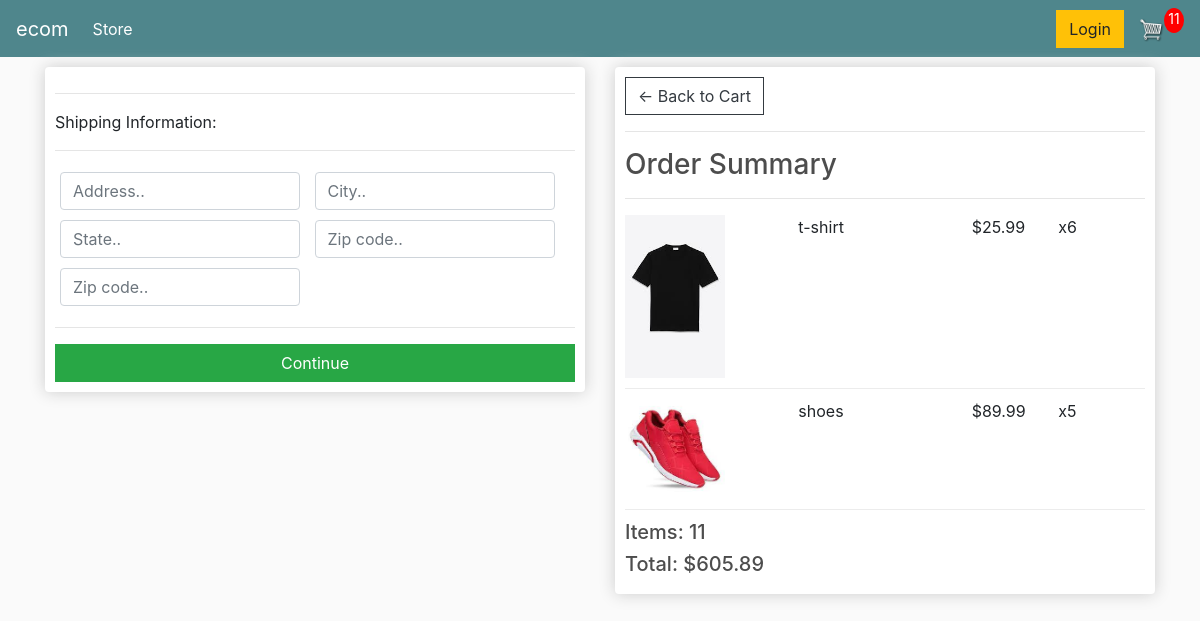
/checkout/ (signed in), run on an earlier commit of the app's database.
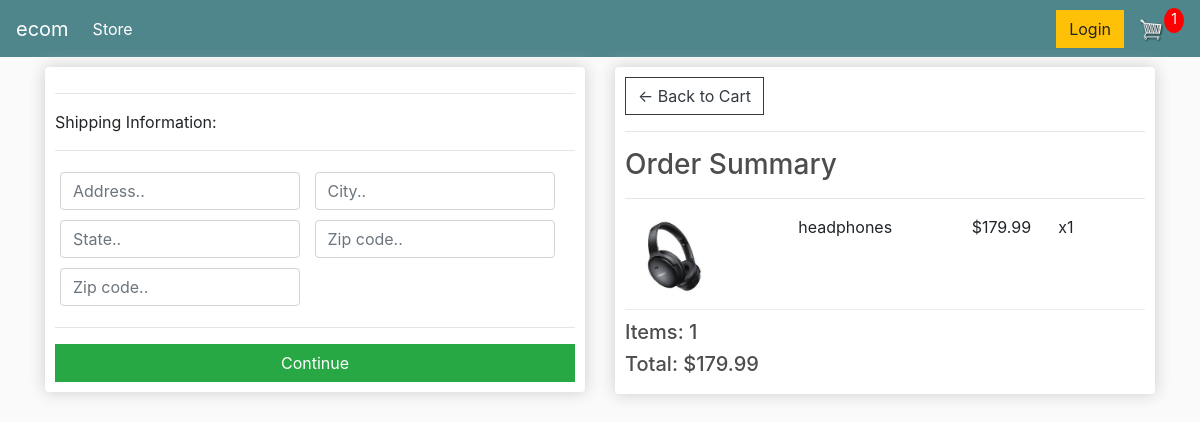
And on a later commit of the database.
### store/models.py (models this page shows, shortened)
class OrderItem(models.Model):
    product = models.ForeignKey(Product, on_delete=models.SET_NULL, blank=True, null=True)
    order = models.ForeignKey(Order, on_delete=models.SET_NULL, blank=True, null=True)
    quantity = models.IntegerField(default=0, null=True, blank=True)
    date_added = models.DateTimeField(auto_now_add=True)
    @property
    def get_total(self):
        return self.quantity * self.product.price

class Product(models.Model):
    name = models.CharField(max_length=200, null=True)
    price = models.DecimalField(max_digits=7, decimal_places=2)
    digital = models.BooleanField(default=False, null=True, blank=True)
    image = models.ImageField(null=True, blank=True)
    @property
    def image_url(self):
        try:
            url = self.image.url
        except:
            url = ''
        return url

class Order(models.Model):
    customer = models.ForeignKey(Customer, on_delete=models.SET_NULL, blank=True, null=True)
    date_order = models.DateTimeField(auto_now_add=True)
    complete = models.BooleanField(default=False, blank=True, null=True)
    transaction_id = models.CharField(max_length=200, null=True)
    @property
    def get_cart_total(self):
        order_items = self.orderitem_set.all()
        total = sum([item.get_total for item in order_items])
        return total
    @property
    def get_cart_items(self):
        order_items = self.orderitem_set.all()
        total = sum([item.quantity for item in order_items])
        return total
    @property
    def shipping(self):
        shipping = False
        order_items = self.orderitem_set.all()
        for i in order_items:
            if not i.product.digital:
                shipping = True
        return shipping

### store/views.py (the view)
# urls.py: path('checkout/', views.checkout, name='checkout'),
def checkout(request):
    data = utils.cart_data(request)
    cart_items = data['cartItems']
    order = data['order']
    items = data['items']
    context = {'items': items, 'order': order, 'cartItems': cart_items}
    return render(request=request, template_name='store/checkout.html', context=context)

### store/utils.py (called while the page is built)
def cart_data(request):
    if request.user.is_authenticated:
        customer = request.user.customer
        order, created = models.Order.objects.get_or_create(customer=customer, complete=False)
        items = order.orderitem_set.all()
        cart_items = order.get_cart_items
    else:
        cookie_data = cookie_cart(request)
        cart_items = cookie_data['cartItems']
        order = cookie_data['order']
        items = cookie_data['items']
    return {'cartItems': cart_items, 'order': order, 'items': items}

### store/templates/store/checkout.html (shortened to what this page needs)
{% extends  'store/main.html' %}
{% load static %}
{% block content %}
    <div class="row">
        <div class="col-lg-6">
            <div class="box-element" id="form-wrapper">
                <form action="" id="form">
                    <div id="shipping-info">
                        <hr>
                        <p>Shipping Information:</p>
                        <hr>
                        <div class="form-field">
                            <input class="form-control" type="text" name="address" placeholder="Address..">
                        </div>
                        <div class="form-field">
                            <input class="form-control" type="text" name="city" placeholder="City..">
                        </div>
                        <div class="form-field">
                            <input class="form-control" type="text" name="state" placeholder="State..">
                        </div>
                        <div class="form-field">
                            <input class="form-control" type="text" name="zipcode" placeholder="Zip code..">
                        </div>
                        <div class="form-field">
                            <input class="form-control" type="text" name="country" placeholder="Zip code..">
                        </div>
                    </div>
                    <hr>
                    <input id="form-button" class="btn btn-success btn-block" type="submit" value="Continue">
                </form>
            </div>
            <br>
        </div>
        <div class="col-lg-6">
            <div class="box-element">
                <a class="btn btn-outline-dark" href="{% url 'cart' %}">&#x2190; Back to Cart</a>
                <hr>
                <h3>Order Summary</h3>
                <hr>
                {% for item in items %}
                    <div class="cart-row">
                        <div style="flex:2"><img class="row-image" src="{{ item.product.image_url }}"></div>
                        <div style="flex:2"><p>{{ item.product.name }}</p></div>
                        <div style="flex:1"><p>${{ item.product.price|floatformat:2 }}</p></div>
                        <div style="flex:1"><p>x{{ item.quantity }}</p></div>
                    </div>
                {% endfor %}
                <h5>Items: {{ order.get_cart_items }}</h5>
                <h5>Total: ${{ order.get_cart_total|floatformat:'2g' }}</h5>
            </div>
        </div>
    </div>
{% endblock %}

What changed in the data, as far as the page shows it:
removed OrderItem: product.image_url (picture), product.name "t-shirt", product.price "25.99", quantity "6"
removed OrderItem: product.image_url (picture), product.name "shoes", product.price "89.99", quantity "5"
added OrderItem: product.image_url (picture), product.name "headphones", product.price "179.99", quantity "1"
changed Order: get_cart_items "11" → "1"; get_cart_total "605.89" → "179.99"
Also different on the page:
{{ cartItems }}: "11" → "1"
